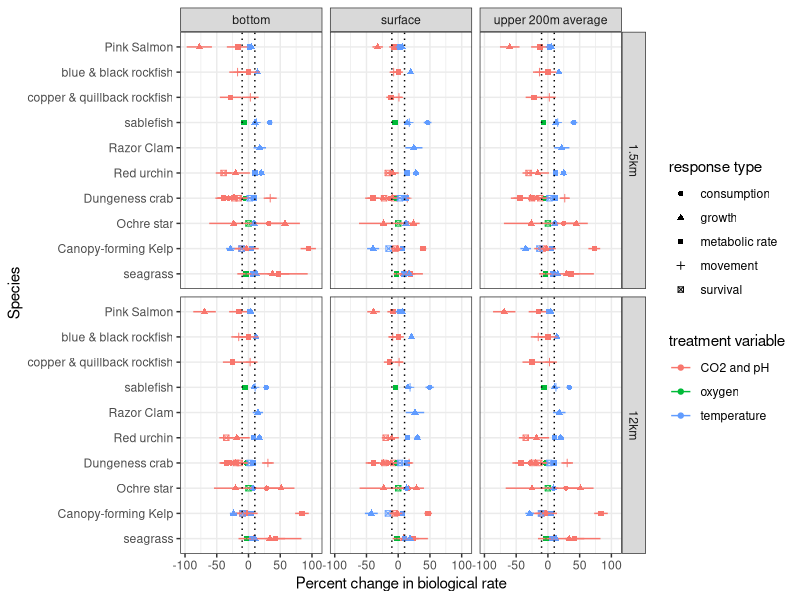
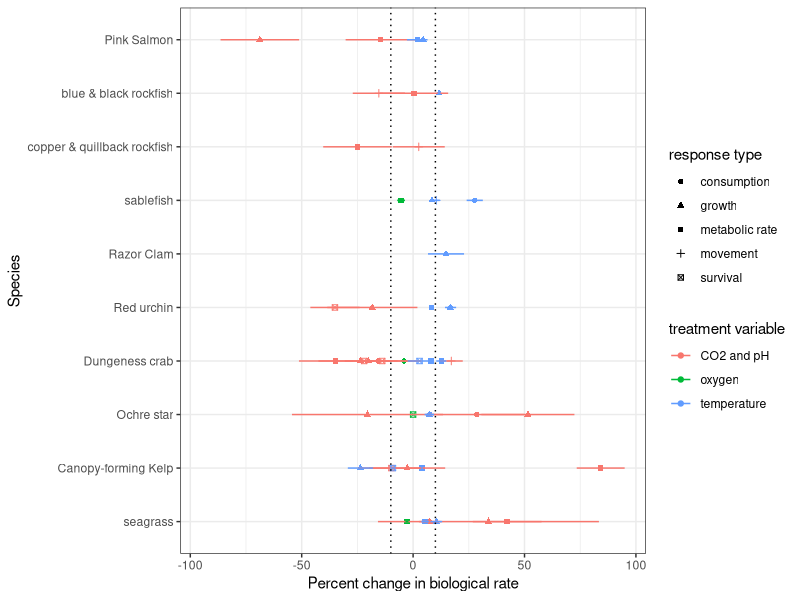
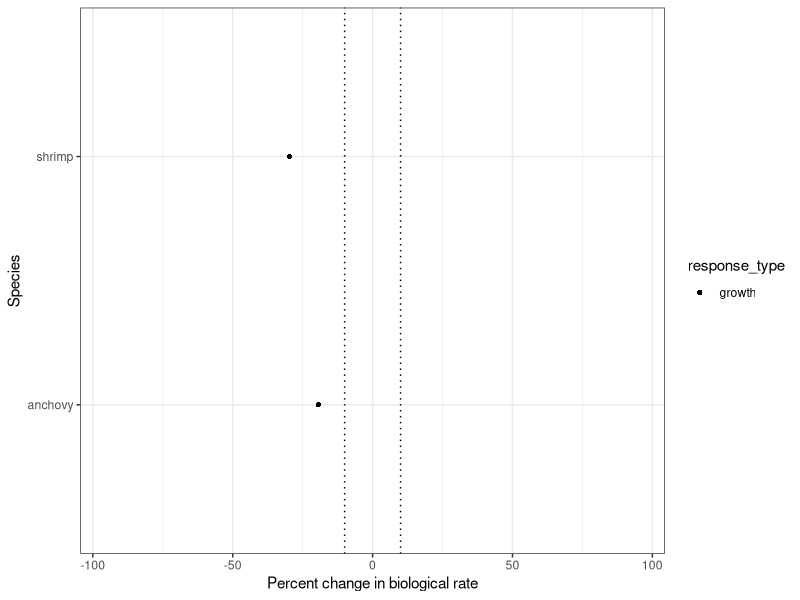
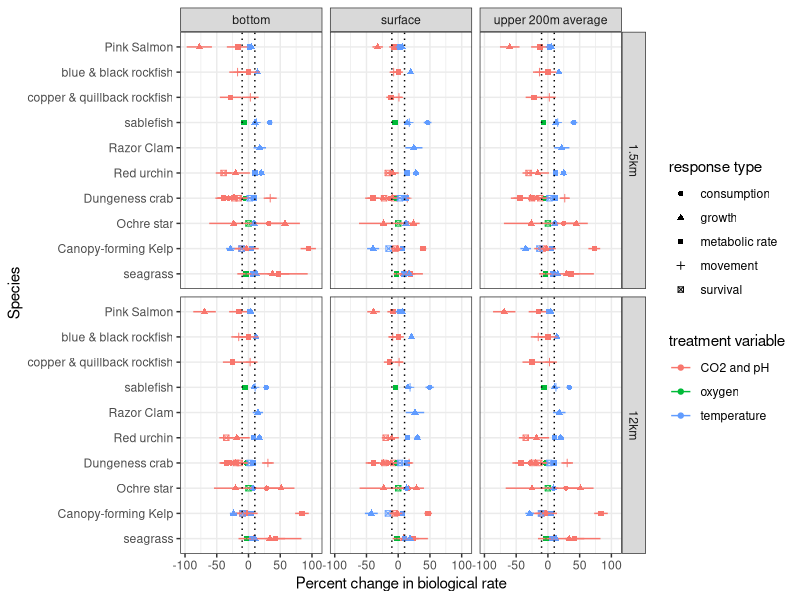
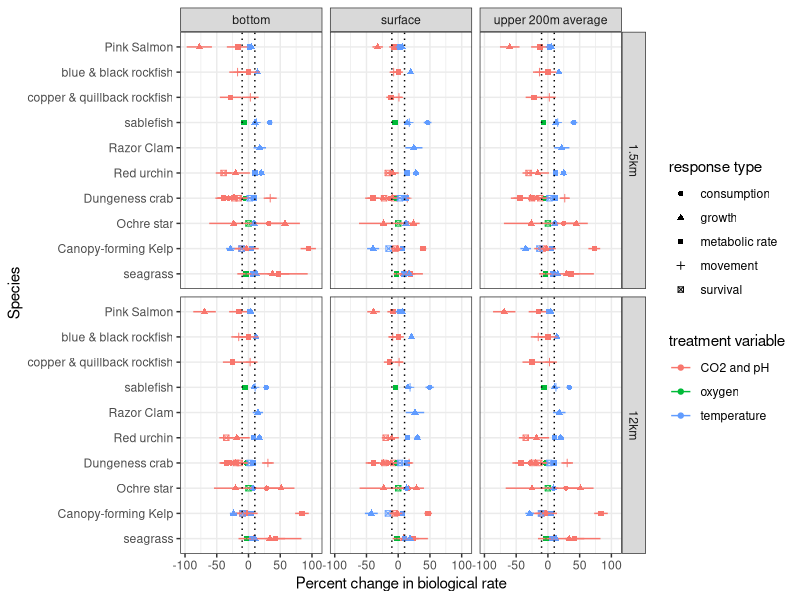
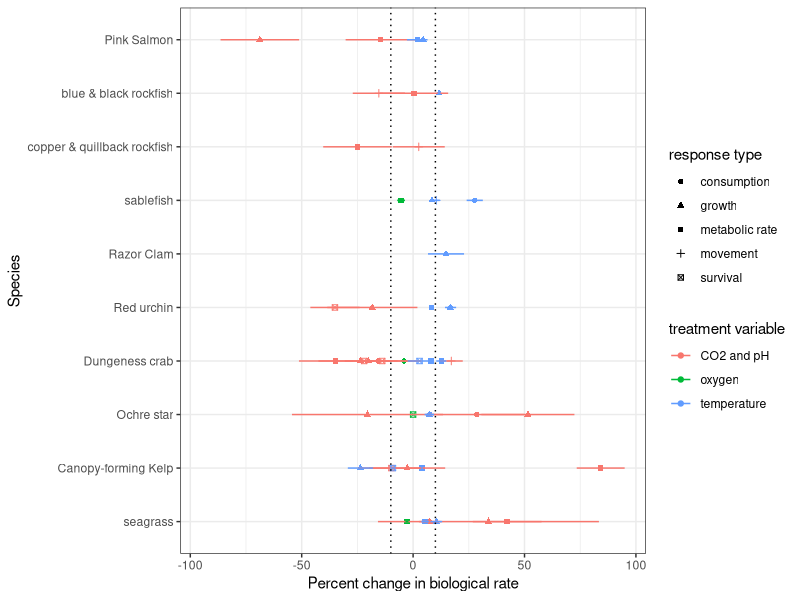
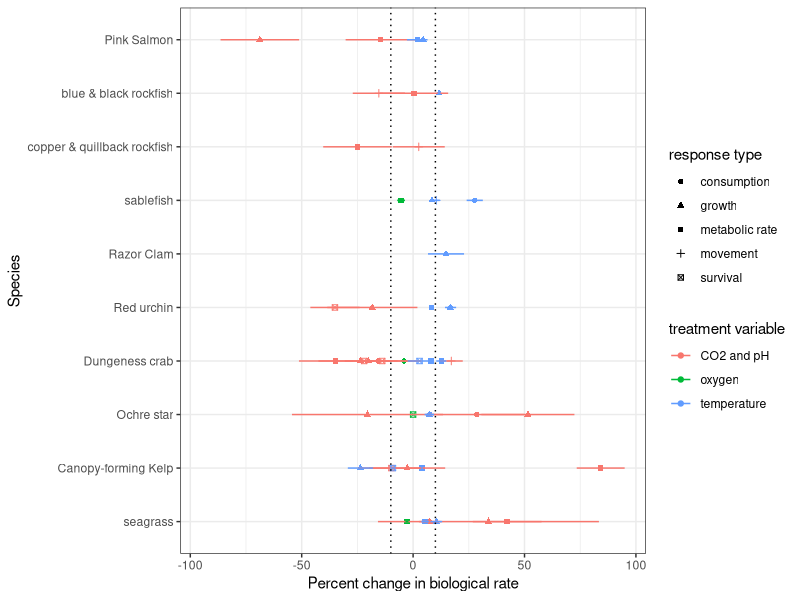
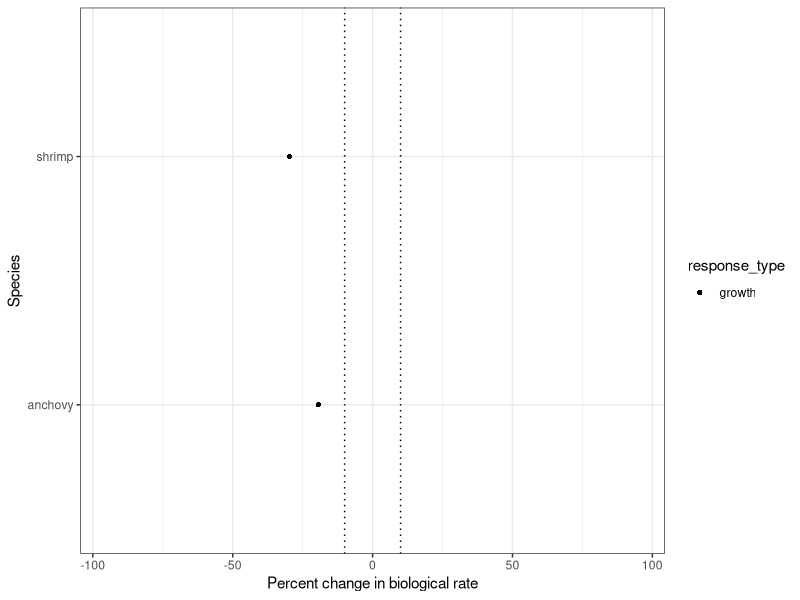

These figures' R source, in order: (Note: this script raises an error after producing the figures.)
#goal: combine data for overall sensitivity, projecting uncertainty
#idea: take a weighted average of slopes, using metanalalysis approach.
#weight the individual effect sizes by the inverse of the effect size variance to account for
#the precision of each study

#librarieslibrary(nlme) 
library(tidyverse)
library(broom)

sensitivity_by_study<-read_csv("processed_data/sensitivity_by_study_cal.csv")



###############
#reorder species
###############
sensitivity_by_study<-sensitivity_by_study%>%
  mutate(zone=case_when(Life_stage %in% c("larvae", "megalopa", "Larvae", "Brachiolaria larva") ~ "pelagic",
                        English_Name =="Pink Salmon" ~ "mesopelagic",
                        TRUE ~ "benthic"))

#arrange order of species
order_desired<-c("Pink Salmon", "blue & black rockfish", 
                 "copper & quillback rockfish", "sablefish", "Razor Clam", "Red urchin", "Dungeness crab", 
                 "Ochre star", "Canopy-forming Kelp", "seagrass")

sensitivity_by_study<-sensitivity_by_study %>%
  mutate(category =  factor(English_Name, levels = order_desired)) %>%
  arrange(category)  

sensitivity_by_study$English_Name <- factor(sensitivity_by_study$English_Name, 
                                            levels = rev(order_desired))

####################

#calculate the meta-analyzed slope for each treatment type, species, zone, and major response category.
#calculate a slope for each species and response type, 
#weighted by the inverse of the variances, 
#with an overall variance as the inverse of the summed weights (1/sum(1/se2)) (Lipsey and Wilson).
#SD of mean (SE) = square root of variance, sqrt(variance) = SE, variance = SE^2.
#the standard error of the average effect size Xbar becomes SE(Xbar)=sqrt((∑Wi)^(−1)) = sqrt((sum(1/(se_estimate^2)))^(−1))



#calculate weighted mean by species x treatment x response type x zone occupied
sensitivity_by_group<-sensitivity_by_study %>%
  mutate(weight_slope=1/((std.error+0.001)^2)) %>%
  group_by(English_Name, treatment_var, response_type, zone) %>%
  mutate(variance=se_estimate^2, weight=1/(variance+0.00000001)) %>%
  dplyr::summarize(weighted_sensitivity=weighted.mean(mean_estimate, w=weight), 
                   weight_test=sum(weight*mean_estimate)/sum(weight),
                   n=n(), SE_wmean=sqrt(1/(sum(weight)))) %>%
  mutate(lo_95=weighted_sensitivity-1.96*SE_wmean, hi_95=weighted_sensitivity+1.96*SE_wmean)

write_csv(sensitivity_by_group, "processed_data/sensitivity_by_group.csv")

#get mean projected change for each zone and model
environmental_mean_deltas<-read_csv("processed_data/table_delta_masked.csv") %>%
  mutate(modelzone=water_range) %>%
  mutate(variable=ifelse(variable=="temp", "temperature", variable)) 

#right_join so that each model and zone delta is joined by a sensitivity on the left
all_models_response_estimates<-right_join(sensitivity_by_group, environmental_mean_deltas, by = c("treatment_var" = "variable"))


all_models_response_estimates<-all_models_response_estimates %>%
  mutate(percentchange=weighted_sensitivity*mean_delta*100) %>% #calculate meta-analyzed sensitivity
  mutate(percentchange_lo_95=lo_95*mean_delta*100) %>% #calculate low 95CI
  mutate(percentchange_hi_95=hi_95*mean_delta*100)  #calculate high 95CI



# combine oxygen and CO2 responses for plotting standardized responses (slopes)
all_models_response_estimates<-all_models_response_estimates%>%
  mutate(treatment_var2=ifelse(
    treatment_var %in% c("pH", "CO2"), "CO2 and pH", treatment_var))

#plot all responses across different models and water zones
all_models_response_estimates %>%
  mutate(model=ifelse(model=="2km","1.5km", model)) %>%
  mutate(modelzone=ifelse(modelzone=="200m", "upper 200m average", modelzone)) %>%
  ggplot(aes(x=percentchange, y=English_Name, shape=response_type, col=treatment_var2)) +
  #coord_cartesian(xlim=c(-100,150))  +
  facet_grid(model~ modelzone) +
  geom_point() + theme_bw() +
  labs(y = "Species", x="Percent change in biological rate") +
  geom_errorbarh(aes(xmin=(percentchange_lo_95), 
                     xmax=(percentchange_hi_95)), height=0) +
  geom_vline(xintercept = c(-10, 10), linetype="dotted") +
  labs(col = "treatment variable", shape="response type")
ggsave("figures/meta_sensitivities_allmodels.png", width = 10, height = 8)
ggsave("figures/meta_sensitivities_allmodels.pdf", width = 10, height = 8)


# make summary figure that uses the most relavant water zone per response type for 12km CCS
domain_relavant_layer_12km<-all_models_response_estimates %>%
  filter(model=="12km") %>%
  filter(zone=="benthic" & modelzone=="bottom" |
         zone=="pelagic" & modelzone=="surface" |
         zone=="mesopelagic" & modelzone=="200m")

#plot responses for big domain and relevant layer
#plot all responses across different models and water zones
domain_relavant_layer_12km %>%
  ggplot(aes(x=percentchange, y=English_Name, shape=response_type, col=treatment_var2)) +
  coord_cartesian(xlim=c(-95,95)) +
  geom_point() + theme_bw() +
  labs(y = "Species", x="Percent change in biological rate", 
       col = "treatment variable", shape="response type") +
  geom_errorbarh(aes(xmin=(percentchange_lo_95), 
                     xmax=(percentchange_hi_95)), height=0) +
  geom_vline(xintercept = c(-10, 10), linetype="dotted") 
ggsave("figures/meta_sensitivities_relevant_12km.png", width = 7, height = 4)
ggsave("figures/meta_sensitivities_relevant_12km.pdf", width = 7, height = 4)

#Anchovy MI: -19.4%
#Shrimp MI: -29.7%
#make a dataframe to plot Evan's species' responses.
MI_index_response<-data.frame(English_Name=c("anchovy","shrimp"), 
                              percentchange=c(-19.4, -29.7),
                              response_type="growth")
MI_index_response%>%
  ggplot(aes(x=percentchange, y=English_Name, shape=response_type)) +
  coord_cartesian(xlim=c(-95,95)) +
  geom_point() + theme_bw() +
  labs(y = "Species", x="Percent change in biological rate") +
  geom_vline(xintercept = c(-10, 10), linetype="dotted") 
ggsave("figures/MI_sensitivities.png", width = 6, height = 1)
ggsave("figures/MI_sensitivities.pdf", width = 6, height = 1)

write_csv(bigdomain_relavant_layer, "processed_data/bigdomain_relavant_layer")
write_csv(all_models_response_estimates, "processed_data/all_models_response_estimates")

#for supplement, repeat for 1.5km model
# make summary figure that uses the most relavant water zone per response type for 12km CCS
relavant_layer_2km<-all_models_response_estimates %>%
  filter(model=="2km") %>%
  filter(zone=="benthic" & modelzone=="bottom" |
           zone=="pelagic" & modelzone=="surface" |
           zone=="mesopelagic" & modelzone=="200m")

#plot responses for big domain and relevant layer
#plot all responses across different models and water zones
relavant_layer_2km %>%
  ggplot(aes(x=percentchange, y=English_Name, shape=response_type, col=treatment_var2)) +
  coord_cartesian(xlim=c(-95,95)) +
  geom_point() + theme_bw() +
  labs(y = "Species", x="Percent change in biological rate", 
       col = "treatment variable", shape="response type") +
  geom_errorbarh(aes(xmin=(percentchange_lo_95), 
                     xmax=(percentchange_hi_95)), height=0) +
  geom_vline(xintercept = c(-10, 10), linetype="dotted") 
ggsave("figures/meta_sensitivities_relevant_2km.png", width = 7, height = 4)
ggsave("figures/meta_sensitivities_relevant_2km.pdf", width = 7, height = 4)
